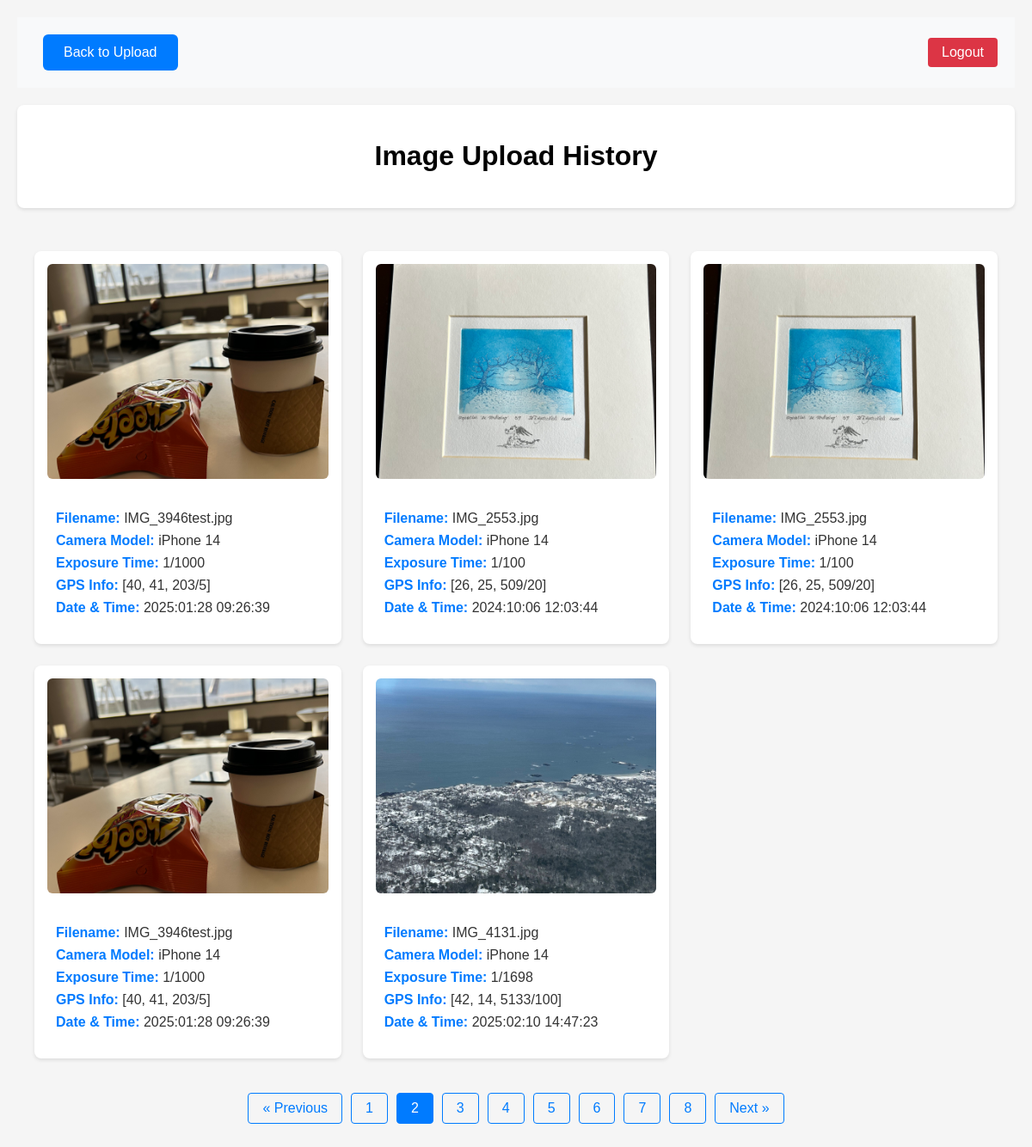
Screenshot of /history?page=2 (signed in) with the database file from the repository.
### project/app.py (models this page shows)
class Metadata(Base):
    __tablename__ = 'metadata'
    id = Column(Integer, primary_key=True)
    filename = Column(String)
    camera_model = Column(String)
    exposure_time = Column(String)
    gps_info = Column(String)
    date_time = Column(String)
    user_id = Column(Integer, ForeignKey('users.id'))
    user = relationship('User', back_populates='analyses')

### project/app.py (the view)
@app.route('/history', methods=['GET'])
@login_required
def history():
    page = request.args.get('page', 1, type=int)
    per_page = 5  # Number of items per page
    user_metadata_query = session.query(Metadata).filter_by(user_id=current_user.id)
    user_metadata, total = get_paginated_items(user_metadata_query, page, per_page)
    return render_template('history.html', metadata=user_metadata, page=page, total=total, per_page=per_page)

### project/app.py (called while the page is built)
@login_manager.user_loader
def load_user(user_id):
    return session.query(User).get(int(user_id))

def get_paginated_items(query, page, per_page=5):
    total = query.count()
    items = query.offset((page - 1) * per_page).limit(per_page).all()
    return items, total

### project/templates/history.html (shortened to what this page needs)
<!DOCTYPE html>
<html lang="en">
<head>
</head>
<body>
    <div class="nav-bar">
        <a href="{{ url_for('index') }}" class="nav-link">Back to Upload</a>
        <a href="{{ url_for('logout') }}" class="logout-btn">Logout</a>
    </div>
    <div class="header">
        <h1>Image Upload History</h1>
    </div>
    <div class="image-container">
        {% if metadata %}
            {% for item in metadata %}
                <div class="image-item">
                    <img src="{{ url_for('uploaded_file', filename=item.filename) }}" alt="Uploaded Image" class="image-preview">
                    <div class="metadata-info">
                        <p><strong>Filename:</strong> {{ item.filename }}</p>
                        <p><strong>Camera Model:</strong> {{ item.camera_model or 'Not available' }}</p>
                        <p><strong>Exposure Time:</strong> {{ item.exposure_time or 'Not available' }}</p>
                        <p><strong>GPS Info:</strong> {{ item.gps_info or 'Not available' }}</p>
                        <p><strong>Date & Time:</strong> {{ item.date_time or 'Not available' }}</p>
                    </div>
                </div>
            {% endfor %}
        {% else %}
            <div class="no-images">
                <p>No images uploaded yet.</p>
            </div>
        {% endif %}
    </div>
    {% set pages = ((total + per_page - 1) // per_page) %}
    {% if pages > 1 %}
    <div class="pagination">
        {% if page > 1 %}
            <a href="{{ url_for('history', page=page-1) }}" class="pagination-link">&laquo; Previous</a>
        {% else %}
            <span class="pagination-link disabled">&laquo; Previous</span>
        {% endif %}
        {% for page_num in range(1, pages + 1) %}
            {% if page_num == page %}
                <span class="pagination-link active">{{ page_num }}</span>
            {% else %}
                <a href="{{ url_for('history', page=page_num) }}" class="pagination-link">{{ page_num }}</a>
            {% endif %}
        {% endfor %}
        {% if page < pages %}
            <a href="{{ url_for('history', page=page+1) }}" class="pagination-link">Next &raquo;</a>
        {% else %}
            <span class="pagination-link disabled">Next &raquo;</span>
        {% endif %}
    </div>
    {% endif %}
</body>
</html>

### project/templates/history.html (style rules this page uses)
body { font-family: Arial, sans-serif; margin: 0; padding: 20px; background-color: #f5f5f5; }
.header { text-align: center; margin-bottom: 30px; padding: 20px; background-color: #fff; border-radius: 8px; box-shadow: 0 2px 4px rgba(0,0,0,0.1); }
.nav-link { display: inline-block; padding: 12px 24px; background-color: #007bff; color: white; text-decoration: none; border-radius: 6px; margin: 10px; transition: background-color 0.3s ease; }
.image-container { display: grid; grid-template-columns: repeat(auto-fill, minmax(300px, 1fr)); gap: 25px; padding: 20px; }
.image-item { background: white; border-radius: 8px; padding: 15px; box-shadow: 0 2px 4px rgba(0,0,0,0.1); transition: transform 0.2s ease; }
.image-item img { width: 100%; height: 250px; object-fit: cover; border-radius: 6px; margin-bottom: 15px; }
.metadata-info { padding: 10px; }
.metadata-info p { margin: 8px 0; color: #333; }
.metadata-info strong { color: #007bff; }
.pagination { display: flex; justify-content: center; margin: 20px 0; gap: 10px; }
.pagination-link { padding: 8px 16px; border: 1px solid #007bff; color: #007bff; text-decoration: none; border-radius: 4px; transition: all 0.3s ease; }
.pagination-link.active { background-color: #007bff; color: white; }
.nav-bar { display: flex; justify-content: space-between; align-items: center; padding: 10px 20px; background-color: #f8f9fa; margin-bottom: 20px; }
.logout-btn { padding: 8px 16px; background-color: #dc3545; color: white; text-decoration: none; border-radius: 4px; transition: background-color 0.3s; }

### rows the page displays
Metadata: filename (picture), filename "IMG_3946test.jpg", camera_model "iPhone 14", exposure_time "1/1000", gps_info "[40, 41, 203/5]", date_time "2025:01:28 09:26:39"
Metadata: filename (picture), filename "IMG_2553.jpg", camera_model "iPhone 14", exposure_time "1/100", gps_info "[26, 25, 509/20]", date_time "2024:10:06 12:03:44"
Metadata: filename (picture), filename "IMG_2553.jpg", camera_model "iPhone 14", exposure_time "1/100", gps_info "[26, 25, 509/20]", date_time "2024:10:06 12:03:44"
Metadata: filename (picture), filename "IMG_3946test.jpg", camera_model "iPhone 14", exposure_time "1/1000", gps_info "[40, 41, 203/5]", date_time "2025:01:28 09:26:39"
Metadata: filename (picture), filename "IMG_4131.jpg", camera_model "iPhone 14", exposure_time "1/1698", gps_info "[42, 14, 5133/100]", date_time "2025:02:10 14:47:23"

### other values shown
{{ page_num }} "1" "3" "4" "5" "6" "7" "8"
{{ page_num }} "2"
